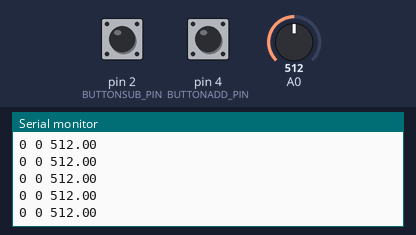
Recording of a sketch running on a simulated Arduino Uno, built with avr-gcc and run on an emulated ATmega328P. On the bench: the last lines printed to the serial monitor. The test bench sets the inputs (shaded band); at power-on: A0 = 512, pin 2 (BUTTONSUB_PIN) HIGH, pin 4 (BUTTONADD_PIN) HIGH.

Above: at 5.8 s.
5.9 s: A0 set to 8
At 6.9 s:
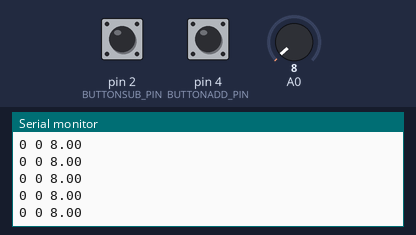
7.4 s: A0 set to 11
At 8.4 s:
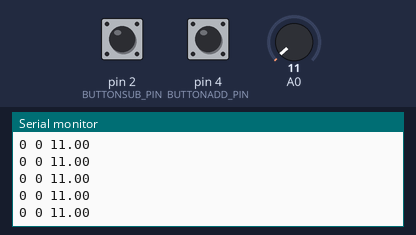
Timing chart, 0 to 10.4 s (numbered marks = the images above; inputs shaded):
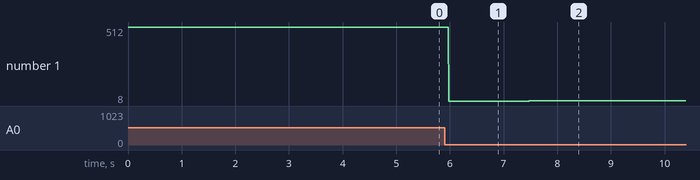

The sketch:

DNA_knob.ino
```cpp
#define BUTTONADD_PIN 4
#define BUTTONSUB_PIN 2
float potReading = 0;
float updatedPotReading = 0;
float threshold = 1.5;


void setup() {
  // initialize serial communication at 9600 bits per second:
  Serial.begin(9600);
  pinMode(BUTTONADD_PIN, INPUT_PULLUP);
  pinMode(BUTTONSUB_PIN, INPUT_PULLUP);
}

// the loop routine runs over and over again forever:
void loop() {
  updatedPotReading = analogRead(A0);
  if(abs(updatedPotReading - potReading) > threshold){
    potReading = updatedPotReading;
    }

  // read the input on analog pin 0:
  int sensorValue = analogRead(A0);
  int buttonaddValue = 0;
  int buttonsubValue = 0;

  byte buttonAddState = digitalRead(BUTTONADD_PIN);
  byte buttonSubState = digitalRead(BUTTONSUB_PIN);

  if (buttonSubState == LOW) {
    buttonsubValue = 1;
    Serial.print(buttonsubValue);
  }
  else {
    buttonsubValue = 0;
    Serial.print(buttonsubValue);
  }

    Serial.print(" ");

  if (buttonAddState == LOW) {
    buttonaddValue = 1;
    Serial.print(buttonaddValue);
  }
  else {
    buttonaddValue = 0;
    Serial.print(buttonaddValue);
  }


  // print out the value you read:
  Serial.print(" ");
  Serial.println(potReading);
  delay(1);  // delay in between reads for stability
}
```

Measured:
- after the input at 5.9 s, the serial monitor: prints a new line after 0.08 s (image 1)
- after the input at 7.4 s, the serial monitor: prints a new line after 0.08 s (image 2)
- plotted number 1: 512 → 8 after the input at 5.9 s, 8 → 11 after the input at 7.4 s
